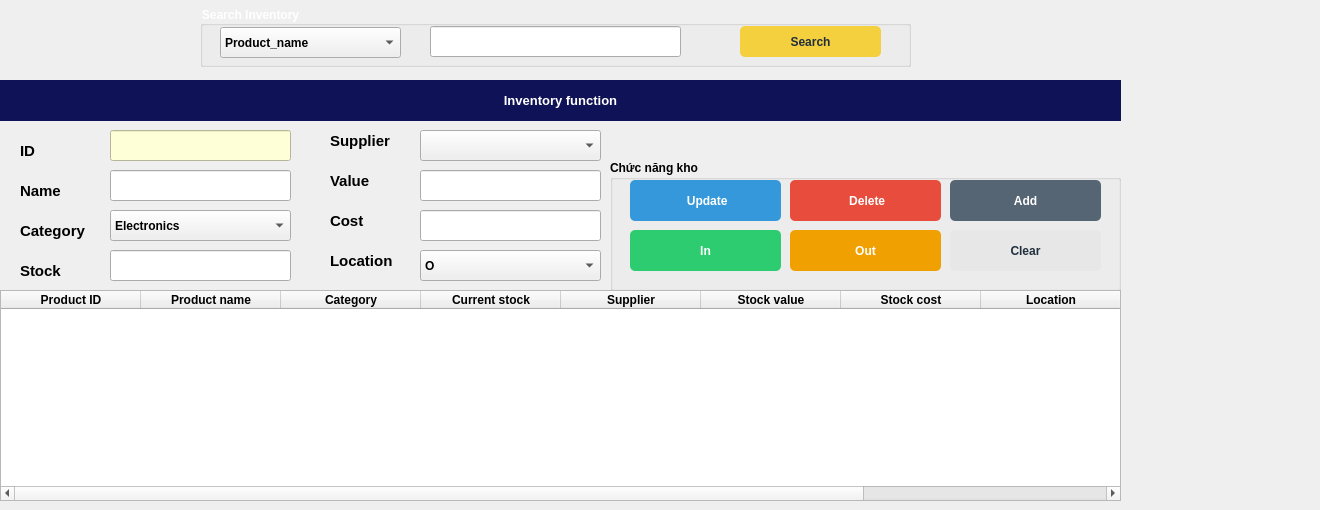
       <widget class="QWidget" name="InventoryFunction">
        <attribute name="title">
         <string>Inventory Function</string>
        </attribute>
        <widget class="QGroupBox" name="groupBox">
         <property name="geometry">
          <rect>
           <x>200</x>
           <y>6</y>
           <width>711</width>
           <height>61</height>
          </rect>
         </property>
         <property name="sizePolicy">
          <sizepolicy hsizetype="Expanding" vsizetype="Expanding">
           <horstretch>0</horstretch>
           <verstretch>0</verstretch>
          </sizepolicy>
         </property>
         <property name="font">
          <font>
           <bold>true</bold>
          </font>
         </property>
         <property name="styleSheet">
          <string notr="true">color: rgb(255, 255, 255);</string>
         </property>
         <property name="title">
          <string>Search Inventory</string>
         </property>
         <widget class="QComboBox" name="Emp_SearchBy_Comb">
          <property name="geometry">
           <rect>
            <x>20</x>
            <y>21</y>
            <width>181</width>
            <height>31</height>
           </rect>
          </property>
          <property name="font">
           <font>
            <bold>true</bold>
           </font>
          </property>
          <property name="styleSheet">
           <string notr="true">color: rgb(0, 0, 0);</string>
          </property>
          <item>
           <property name="text">
            <string>Product_name</string>
           </property>
          </item>
          <item>
           <property name="text">
            <string>Category</string>
           </property>
          </item>
          <item>
           <property name="text">
            <string>Location number</string>
           </property>
          </item>
         </widget>
         <widget class="QLineEdit" name="Emp_Search_box">
          <property name="geometry">
           <rect>
            <x>230</x>
            <y>20</y>
            <width>251</width>
            <height>31</height>
           </rect>
          </property>
          <property name="styleSheet">
           <string notr="true">color: rgb(0, 0, 0);</string>
          </property>
          <property name="text">
           <string/>
          </property>
         </widget>
         <widget class="QPushButton" name="search">
          <property name="geometry">
           <rect>
            <x>540</x>
            <y>20</y>
            <width>141</width>
            <height>31</height>
           </rect>
          </property>
          <property name="font">
           <font>
            <bold>true</bold>
           </font>
          </property>
          <property name="cursor">
           <cursorShape>PointingHandCursor</cursorShape>
          </property>
          <property name="styleSheet">
           <string notr="true">QPushButton{
  background-color: rgb(244, 208, 63);
  color: rgb(33, 47, 61);
  border-radius: 5px;
}
QPushButton::pressed{
	padding-left:2px;
	padding-top: 3px;
	background-color: rgb(248, 196, 113);
}</string>
          </property>
          <property name="text">
           <string>Search</string>
          </property>
          <property name="icon">
           <iconset>
            <normaloff>:/Button/search.png</normaloff>:/Button/search.png</iconset>
          </property>
         </widget>
        </widget>
        <widget class="QLabel" name="label_3">
         <property name="geometry">
          <rect>
           <x>0</x>
           <y>80</y>
           <width>1121</width>
           <height>41</height>
          </rect>
         </property>
         <property name="font">
          <font>
           <pointsize>10</pointsize>
           <bold>true</bold>
          </font>
         </property>
         <property name="layoutDirection">
          <enum>Qt::LayoutDirection::LeftToRight</enum>
         </property>
         <property name="styleSheet">
          <string notr="true">background-color: rgb(15, 18, 86);
color: rgb(255, 255, 255);</string>
         </property>
         <property name="text">
          <string>Inventory function</string>
         </property>
         <property name="textFormat">
          <enum>Qt::TextFormat::PlainText</enum>
         </property>
         <property name="alignment">
          <set>Qt::AlignmentFlag::AlignCenter</set>
         </property>
         <property name="wordWrap">
          <bool>false</bool>
         </property>
        </widget>
        <widget class="QLabel" name="label_4">
         <property name="geometry">
          <rect>
           <x>20</x>
           <y>140</y>
           <width>71</width>
           <height>21</height>
          </rect>
         </property>
         <property name="font">
          <font>
           <pointsize>11</pointsize>
           <bold>true</bold>
          </font>
         </property>
         <property name="text">
          <string>ID</string>
         </property>
        </widget>
        <widget class="QLineEdit" name="id">
         <property name="geometry">
          <rect>
           <x>110</x>
           <y>130</y>
           <width>181</width>
           <height>31</height>
          </rect>
         </property>
         <property name="styleSheet">
          <string notr="true">background-color: rgb(255, 255, 215);</string>
         </property>
        </widget>
        <widget class="QLineEdit" name="stock">
         <property name="geometry">
          <rect>
           <x>110</x>
           <y>250</y>
           <width>181</width>
           <height>31</height>
          </rect>
         </property>
        </widget>
        <widget class="QLabel" name="label_5">
         <property name="geometry">
          <rect>
           <x>20</x>
           <y>180</y>
           <width>81</width>
           <height>21</height>
          </rect>
         </property>
         <property name="font">
          <font>
           <pointsize>11</pointsize>
           <bold>true</bold>
          </font>
         </property>
         <property name="text">
          <string>Name</string>
         </property>
        </widget>
        <widget class="QLabel" name="label_9">
         <property name="geometry">
          <rect>
           <x>20</x>
           <y>220</y>
           <width>91</width>
           <height>21</height>
          </rect>
         </property>
         <property name="font">
          <font>
           <pointsize>11</pointsize>
           <bold>true</bold>
          </font>
         </property>
         <property name="text">
          <string>Category</string>
         </property>
        </widget>
        <widget class="QLabel" name="label_10">
         <property name="geometry">
          <rect>
           <x>20</x>
           <y>260</y>
           <width>81</width>
           <height>21</height>
          </rect>
         </property>
         <property name="font">
          <font>
           <pointsize>11</pointsize>
           <bold>true</bold>
          </font>
         </property>
         <property name="text">
          <string>Stock</string>
         </property>
        </widget>
        <widget class="QLabel" name="label_16">
         <property name="geometry">
          <rect>
           <x>330</x>
           <y>130</y>
           <width>71</width>
           <height>21</height>
          </rect>
         </property>
         <property name="font">
          <font>
           <pointsize>11</pointsize>
           <bold>true</bold>
          </font>
         </property>
         <property name="text">
          <string>Supplier</string>
         </property>
        </widget>
        <widget class="QLabel" name="label_23">
         <property name="geometry">
          <rect>
           <x>330</x>
           <y>170</y>
           <width>61</width>
           <height>21</height>
          </rect>
         </property>
         <property name="font">
          <font>
           <pointsize>11</pointsize>
           <bold>true</bold>
          </font>
         </property>
         <property name="text">
          <string>Value</string>
         </property>
        </widget>
        <widget class="QLabel" name="label_24">
         <property name="geometry">
          <rect>
           <x>330</x>
           <y>210</y>
           <width>81</width>
           <height>21</height>
          </rect>
         </property>
         <property name="font">
          <font>
           <pointsize>11</pointsize>
           <bold>true</bold>
          </font>
         </property>
         <property name="text">
          <string>Cost</string>
         </property>
        </widget>
        <widget class="QLineEdit" name="value">
         <property name="geometry">
          <rect>
           <x>420</x>
           <y>170</y>
           <width>181</width>
           <height>31</height>
          </rect>
         </property>
        </widget>
        <widget class="QLineEdit" name="cost">
         <property name="geometry">
          <rect>
           <x>420</x>
           <y>210</y>
           <width>181</width>
           <height>31</height>
          </rect>
         </property>
        </widget>
        <widget class="QTableWidget" name="Category_tableWidget_2">
         <property name="geometry">
          <rect>
           <x>0</x>
           <y>290</y>
           <width>1121</width>
           <height>211</height>
          </rect>
         </property>
         <property name="styleSheet">
          <string notr="true">QTableWidget#Category_tableWidget{
background-color: rgb(226, 245, 255);
}</string>
         </property>
         <property name="rowCount">
          <number>0</number>
         </property>
         <attribute name="horizontalHeaderDefaultSectionSize">
          <number>140</number>
         </attribute>
         <column>
          <property name="text">
           <string>Product ID</string>
          </property>
          <property name="font">
           <font>
            <bold>true</bold>
           </font>
          </property>
         </column>
         <column>
          <property name="text">
           <string>Product name</string>
          </property>
          <property name="font">
           <font>
            <bold>true</bold>
           </font>
          </property>
         </column>
         <column>
          <property name="text">
           <string>Category</string>
          </property>
          <property name="font">
           <font>
            <bold>true</bold>
           </font>
          </property>
         </column>
         <column>
          <property name="text">
           <string>Current stock</string>
          </property>
          <property name="font">
           <font>
            <bold>true</bold>
            <underline>false</underline>
           </font>
          </property>
         </column>
         <column>
          <property name="text">
           <string>Supplier</string>
          </property>
          <property name="font">
           <font>
            <bold>true</bold>
           </font>
          </property>
         </column>
         <column>
          <property name="text">
           <string>Stock value</string>
          </property>
          <property name="font">
           <font>
            <bold>true</bold>
           </font>
          </property>
          <property name="textAlignment">
           <set>AlignHCenter|AlignBottom</set>
          </property>
         </column>
         <column>
          <property name="text">
           <string>Stock cost</string>
          </property>
          <property name="font">
           <font>
            <bold>true</bold>
           </font>
          </property>
         </column>
         <column>
          <property name="text">
           <string>Location</string>
          </property>
          <property name="font">
           <font>
            <bold>true</bold>
           </font>
          </property>
         </column>
         <column>
          <property name="text">
           <string>Reorder-require</string>
          </property>
          <property name="font">
           <font>
            <bold>true</bold>
           </font>
          </property>
         </column>
        </widget>
        <widget class="QLabel" name="label_25">
         <property name="geometry">
          <rect>
           <x>330</x>
           <y>250</y>
           <width>81</width>
           <height>21</height>
          </rect>
         </property>
         <property name="font">
          <font>
           <pointsize>11</pointsize>
           <bold>true</bold>
          </font>
         </property>
         <property name="text">
          <string>Location</string>
         </property>
        </widget>
        <widget class="QGroupBox" name="groupBox_12">
         <property name="geometry">
          <rect>
           <x>610</x>
           <y>160</y>
           <width>511</width>
           <height>131</height>
          </rect>
         </property>
         <property name="font">
          <font>
           <bold>true</bold>
          </font>
         </property>
         <property name="title">
          <string>Chức năng kho</string>
         </property>
         <widget class="QPushButton" name="pushButton_7">
          <property name="geometry">
           <rect>
            <x>930</x>
            <y>10</y>
            <width>91</width>
            <height>41</height>
           </rect>
          </property>
          <property name="text">
           <string>New Product</string>
          </property>
         </widget>
         <widget class="QPushButton" name="Empl_Update_Btn">
          <property name="geometry">
           <rect>
            <x>20</x>
            <y>20</y>
            <width>151</width>
            <height>41</height>
           </rect>
          </property>
          <property name="font">
           <font>
            <bold>true</bold>
           </font>
          </property>
          <property name="cursor">
           <cursorShape>PointingHandCursor</cursorShape>
          </property>
          <property name="styleSheet">
           <string notr="true">QPushButton{
  background-color: rgb(52, 152, 219);
  color: rgb(255, 255, 255);
  border-radius: 5px;
}
QPushButton::pressed{
	padding-left:5px;
	padding-top: 5px;
	background-color: rgb(93, 173, 226);
}</string>
          </property>
          <property name="text">
           <string> Update</string>
          </property>
          <property name="icon">
           <iconset>
            <normaloff>:/Button/refresh.png</normaloff>:/Button/refresh.png</iconset>
          </property>
         </widget>
         <widget class="QPushButton" name="clear">
          <property name="geometry">
           <rect>
            <x>340</x>
            <y>70</y>
            <width>151</width>
            <height>41</height>
           </rect>
          </property>
          <property name="font">
           <font>
            <bold>true</bold>
           </font>
          </property>
          <property name="styleSheet">
           <string notr="true">QPushButton{
  
	background-color: rgb(231, 231, 231);
  color: rgb(33, 47, 61);
  border-radius: 5px;
}
QPushButton::pressed{
	padding-left:2px;
	padding-top: 3px;
	background-color: rgb(248, 196, 113);
}</string>
          </property>
          <property name="text">
           <string>Clear</string>
          </property>
         </widget>
         <widget class="QPushButton" name="Empl_Save_Btn_4">
          <property name="geometry">
           <rect>
            <x>20</x>
            <y>70</y>
            <width>151</width>
            <height>41</height>
           </rect>
          </property>
          <property name="minimumSize">
           <size>
            <width>80</width>
            <height>30</height>
           </size>
          </property>
          <property name="maximumSize">
           <size>
            <width>200</width>
            <height>600</height>
           </size>
          </property>
          <property name="font">
           <font>
            <bold>true</bold>
           </font>
          </property>
          <property name="cursor">
           <cursorShape>PointingHandCursor</cursorShape>
          </property>
          <property name="styleSheet">
           <string notr="true">QPushButton{
  background-color: rgb(46, 204, 113);
  color: rgb(255, 255, 255);
  border-radius: 5px;
}
QPushButton::pressed{
	padding-left:5px;
	padding-top: 5px;
	background-color: rgb(130, 224, 170);
}</string>
          </property>
          <property name="text">
           <string>In</string>
          </property>
          <property name="icon">
           <iconset>
            <normaloff>:/Button/log-in.png</normaloff>:/Button/log-in.png</iconset>
          </property>
          <property name="iconSize">
           <size>
            <width>15</width>
            <height>15</height>
           </size>
          </property>
         </widget>
         <widget class="QPushButton" name="Empl_Save_Btn_3">
          <property name="geometry">
           <rect>
            <x>180</x>
            <y>70</y>
            <width>151</width>
            <height>41</height>
           </rect>
          </property>
          <property name="minimumSize">
           <size>
            <width>80</width>
            <height>30</height>
           </size>
          </property>
          <property name="maximumSize">
           <size>
            <width>200</width>
            <height>600</height>
           </size>
          </property>
          <property name="font">
           <font>
            <bold>true</bold>
           </font>
          </property>
          <property name="cursor">
           <cursorShape>PointingHandCursor</cursorShape>
          </property>
          <property name="styleSheet">
           <string notr="true">QPushButton{
  ;
 
	
	background-color: rgb(240, 160, 0);
  color: rgb(255, 255, 255);
  border-radius: 5px;
}
QPushButton::pressed{
	padding-left:5px;
	padding-top: 5px;
;
}
</string>
          </property>
          <property name="text">
           <string>Out</string>
          </property>
          <property name="icon">
           <iconset>
            <normaloff>:/Button/log-out.png</normaloff>:/Button/log-out.png</iconset>
          </property>
          <property name="iconSize">
           <size>
            <width>15</width>
            <height>15</height>
           </size>
          </property>
         </widget>
         <widget class="QPushButton" name="Empl_Delete_Btn">
          <property name="geometry">
           <rect>
            <x>180</x>
            <y>20</y>
            <width>151</width>
            <height>41</height>
           </rect>
          </property>
          <property name="minimumSize">
           <size>
            <width>80</width>
            <height>30</height>
           </size>
          </property>
          <property name="maximumSize">
           <size>
            <width>200</width>
            <height>600</height>
           </size>
          </property>
          <property name="font">
           <font>
            <bold>true</bold>
           </font>
          </property>
          <property name="cursor">
           <cursorShape>PointingHandCursor</cursorShape>
          </property>
          <property name="styleSheet">
           <string notr="true">QPushButton{
  background-color: rgb(231, 76, 60);
  color: rgb(255, 255, 255);
  border-radius: 5px;
}
QPushButton::pressed{
	padding-left:5px;
	padding-top: 5px;
	background-color: rgb(236, 112, 99);
}</string>
          </property>
          <property name="text">
           <string> Delete</string>
          </property>
          <property name="icon">
           <iconset>
            <normaloff>:/Button/bin.png</normaloff>:/Button/bin.png</iconset>
          </property>
          <property name="iconSize">
           <size>
            <width>15</width>
            <height>15</height>
           </size>
          </property>
         </widget>
         <widget class="QPushButton" name="add">
          <property name="geometry">
           <rect>
            <x>340</x>
            <y>20</y>
            <width>151</width>
            <height>41</height>
           </rect>
          </property>
          <property name="minimumSize">
           <size>
            <width>80</width>
            <height>30</height>
           </size>
          </property>
          <property name="maximumSize">
           <size>
            <width>200</width>
            <height>600</height>
           </size>
          </property>
          <property name="font">
           <font>
            <bold>true</bold>
           </font>
          </property>
          <property name="cursor">
           <cursorShape>PointingHandCursor</cursorShape>
          </property>
          <property name="styleSheet">
           <string notr="true">QPushButton{
  background-color: rgb(86, 101, 115);
  color: rgb(255, 255, 255);
  border-radius: 5px;
}
QPushButton::pressed{
	padding-left:5px;
	padding-top: 5px;
	background-color: rgb(128, 139, 150);
}</string>
          </property>
          <property name="text">
           <string>Add</string>
          </property>
          <property name="icon">
           <iconset>
            <normaloff>:/Button/add.png</normaloff>:/Button/add.png</iconset>
          </property>
         </widget>
        </widget>
        <widget class="QLabel" name="label_26">
         <property name="geometry">
          <rect>
           <x>-6</x>
           <y>5</y>
           <width>1311</width>
           <height>81</height>
          </rect>
         </property>
         <property name="styleSheet">
          <string notr="true">background-image: url(:/Background/banner_min.png);</string>
         </property>
         <property name="text">
          <string/>
         </property>
        </widget>
        <widget class="QLineEdit" name="name">
         <property name="geometry">
          <rect>
           <x>110</x>
           <y>170</y>
           <width>181</width>
           <height>31</height>
          </rect>
         </property>
        </widget>
        <widget class="QComboBox" name="category">
         <property name="geometry">
          <rect>
           <x>110</x>
           <y>210</y>
           <width>181</width>
           <height>31</height>
          </rect>
         </property>
         <property name="font">
          <font>
           <bold>true</bold>
          </font>
         </property>
         <item>
          <property name="text">
           <string>Electronics</string>
          </property>
         </item>
         <item>
          <property name="text">
           <string>Accessories</string>
          </property>
         </item>
        </widget>
        <widget class="QComboBox" name="location">
         <property name="geometry">
          <rect>
           <x>420</x>
           <y>250</y>
           <width>181</width>
           <height>31</height>
          </rect>
         </property>
         <property name="font">
          <font>
           <bold>true</bold>
          </font>
         </property>
         <item>
          <property name="text">
           <string>O</string>
          </property>
         </item>
         <item>
          <property name="text">
           <string>T</string>
          </property>
         </item>
         <item>
          <property name="text">
           <string>C</string>
          </property>
         </item>
        </widget>
        <widget class="QComboBox" name="supplier_inv">
         <property name="geometry">
          <rect>
           <x>420</x>
           <y>130</y>
           <width>181</width>
           <height>31</height>
          </rect>
         </property>
         <property name="font">
          <font>
           <bold>true</bold>
          </font>
         </property>
        </widget>
        <zorder>label_26</zorder>
        <zorder>groupBox_12</zorder>
        <zorder>groupBox</zorder>
        <zorder>label_3</zorder>
        <zorder>label_4</zorder>
        <zorder>id</zorder>
        <zorder>stock</zorder>
        <zorder>label_5</zorder>
        <zorder>label_9</zorder>
        <zorder>label_10</zorder>
        <zorder>label_16</zorder>
        <zorder>label_23</zorder>
        <zorder>label_24</zorder>
        <zorder>value</zorder>
        <zorder>cost</zorder>
        <zorder>Category_tableWidget_2</zorder>
        <zorder>label_25</zorder>
        <zorder>name</zorder>
        <zorder>category</zorder>
        <zorder>location</zorder>
        <zorder>supplier_inv</zorder>
       </widget>
